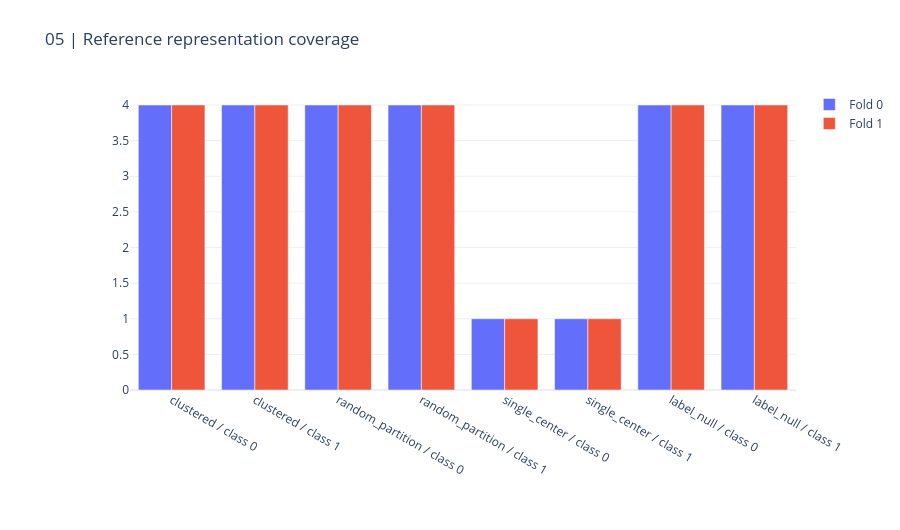
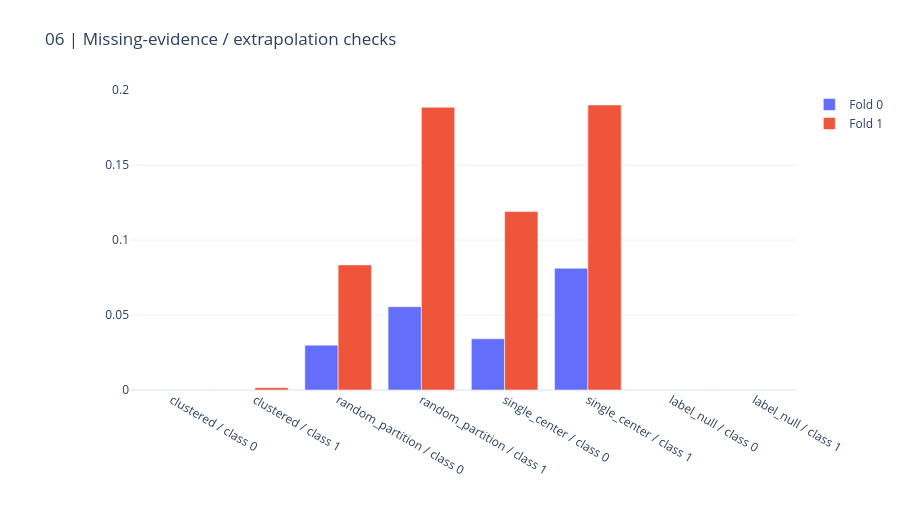

Write notebook code for charts like these, in order.
### Markdown cell above
## 4. Reference coverage and failure modes

Exactly 36 new columns are proposed. Vocabulary or class-mode limitations are reported, not hidden. No query labels enter these descriptors.

### Code cell
display(pd.DataFrame(RESULT["diagnostics"]))
CHARTS[4].show(renderer="plotly_mimetype")
CHARTS[5].show(renderer="plotly_mimetype")

### Figure 1 — Plotly figure (JSON) as saved in the notebook; plotly's stock layout.template omitted (floating-point values rounded to 4 significant figures)
{"data": [{"name": "Fold 0", "type": "bar", "x": ["clustered / class 0", "clustered / class 1", "random_partition / class 0", "random_partition / class 1", "single_center / class 0", "single_center / class 1", "label_null / class 0", "label_null / class 1"], "y": [4, 4, 4, 4, 1, 1, 4, 4]}, {"name": "Fold 1", "type": "bar", "x": ["clustered / class 0", "clustered / class 1", "random_partition / class 0", "random_partition / class 1", "single_center / class 0", "single_center / class 1", "label_null / class 0", "label_null / class 1"], "y": [4, 4, 4, 4, 1, 1, 4, 4]}], "layout": {"barmode": "group", "height": 530, "margin": {"b": 140, "l": 130, "r": 35, "t": 90}, "title": {"text": "05 | Reference representation coverage"}, "xaxis": {"automargin": true}, "yaxis": {"automargin": true}}}

### Figure 2 — Plotly figure (JSON) as saved in the notebook; plotly's stock layout.template omitted (floating-point values rounded to 4 significant figures)
{"data": [{"name": "Fold 0", "type": "bar", "x": ["clustered / class 0", "clustered / class 1", "random_partition / class 0", "random_partition / class 1", "single_center / class 0", "single_center / class 1", "label_null / class 0", "label_null / class 1"], "y": [0.0, 0.0, 0.02991, 0.05556, 0.03419, 0.0812, 0.0, 0.0]}, {"name": "Fold 1", "type": "bar", "x": ["clustered / class 0", "clustered / class 1", "random_partition / class 0", "random_partition / class 1", "single_center / class 0", "single_center / class 1", "label_null / class 0", "label_null / class 1"], "y": [0.0, 0.001546, 0.08346, 0.1886, 0.119, 0.1901, 0.0, 0.0]}], "layout": {"barmode": "group", "height": 530, "margin": {"b": 140, "l": 130, "r": 35, "t": 90}, "title": {"text": "06 | Missing-evidence / extrapolation checks"}, "xaxis": {"automargin": true}, "yaxis": {"automargin": true}}}
